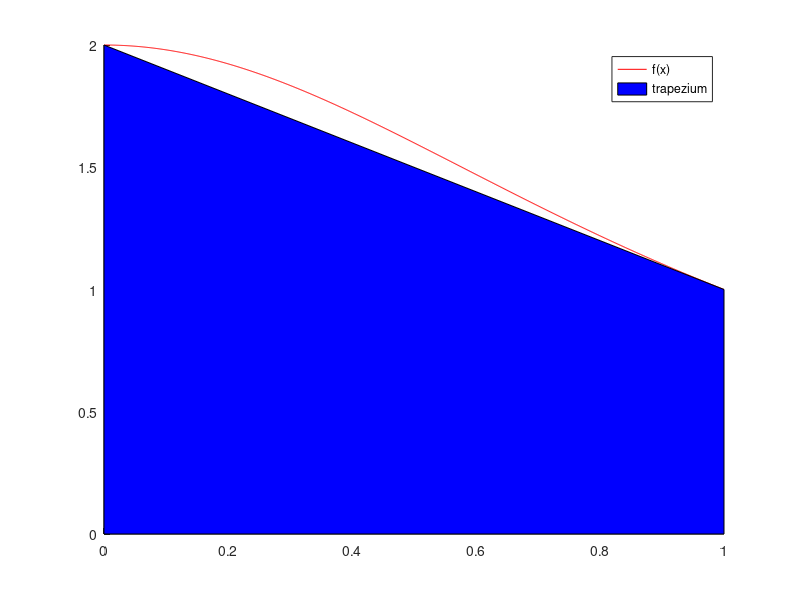

Write the MATLAB code that produced this figure.
a = 0;
b = 1;
x = [a:0.001:b];

f = @(x) 2 ./(1+x.^2);


hold on;
plot(x, f(x), 'Color', 'r');
coords = [[0, 0]; [0, f(0)]; [1, f(1)]; [1, 0]];
patch(coords(:, 1), coords(:, 2), 'b');

legend('f(x)', 'trapezium');